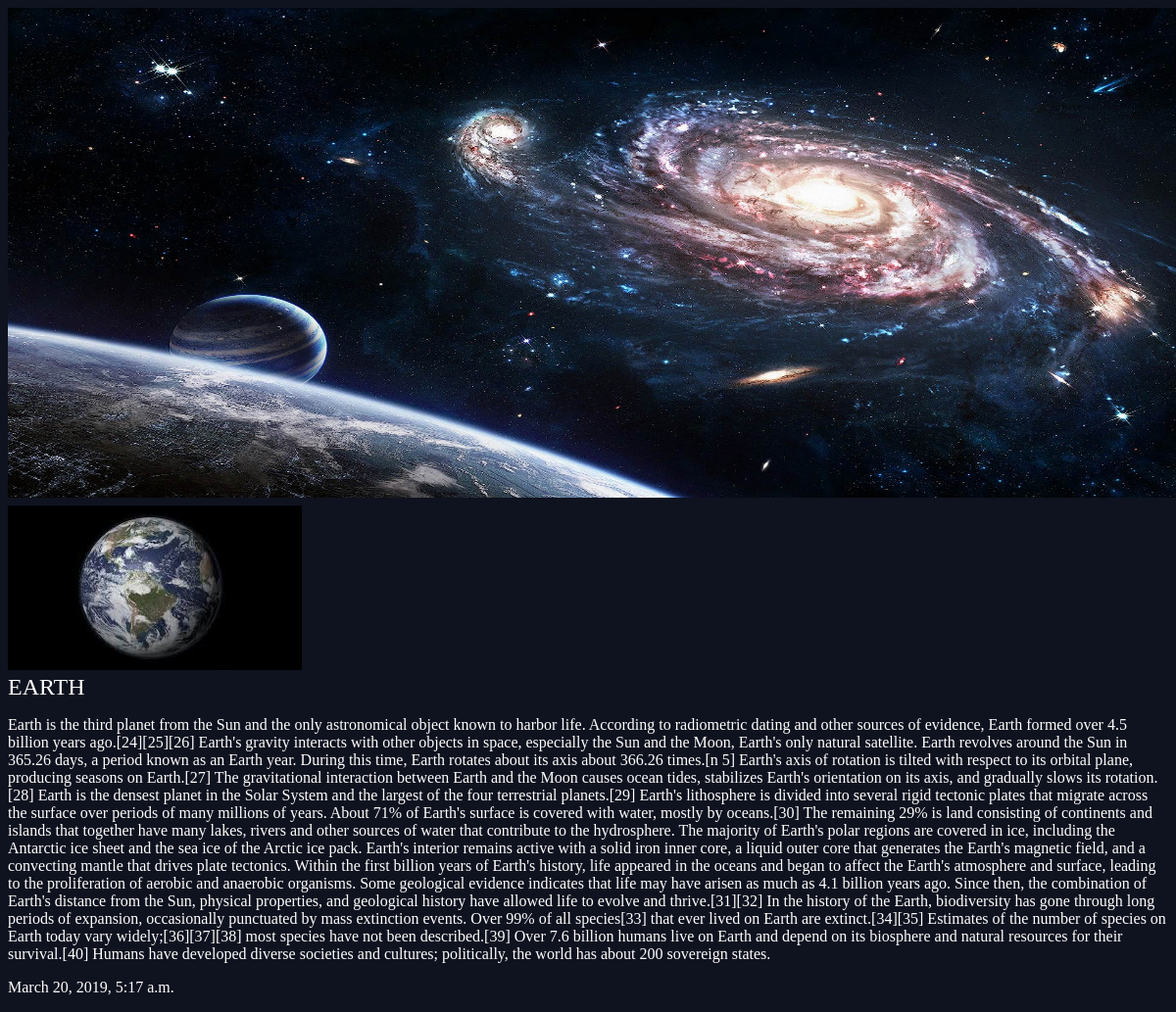
The page /articles/earth/ on the database its author committed.
### articles/models.py (models this page shows)
class Article(models.Model):
    title = models.CharField(max_length=100)
    slug = models.SlugField()
    body = models.TextField()
    date = models.DateTimeField(auto_now_add=True)
    thumb = models.ImageField(default='default.png',blank=True)

### articles/views.py (the view)
# urls.py: url(r'^(?P<slug>[\w-]+)/$',views.article_detail, name="detail"),
def article_detail(request,slug):
    article = Article.objects.get(slug=slug)
    return render(request,'articles/article_detail.html',{'article':article})

### articles/templates/articles/article_detail.html
{% extends 'base_layout.html' %}
{% block content %}
<div class="article-detail">
  <div class="article">
    <img src="{{ article.thumb.url}}"/>
    <h2>{{ article.title }}</h2>
    <p>{{ article.body }}</p>
    <p>{{ article.date }}</p>
  </div>
</div>
{% endblock %}

### assets/style.css (style rules this page uses)
body { background-color:#0f121f; background-repeat-y: no-repeat; color: #fff; }
h1,h2,h3,h4,h5 { font-weight: normal; margin:0; }
img { width:"100px"; height:"100px"; }

### rows shown on the page
Article: thumb (picture), title "EARTH", body "Earth is the third planet from the Sun and the only astronomical object known to harbor life. According to radiometric dating and other sources of evidence, Earth formed over 4.5 billion years ago.[24][25][26] Earth's gravity interacts with other objects in space, especially the Sun and the Moon, Earth's only natural satellite. Earth revolves around the Sun in 365.26 days, a period known as an Earth year. During this time, Earth rotates about its axis about 366.26 times.[n 5] Earth's axis of rotation is tilted with respect to its orbital plane, producing seasons on Earth.[27] The gravitational interaction between Earth and the Moon causes ocean tides, stabilizes Earth's orientation on its…", date "March 20, 2019, 5:17 a.m."
